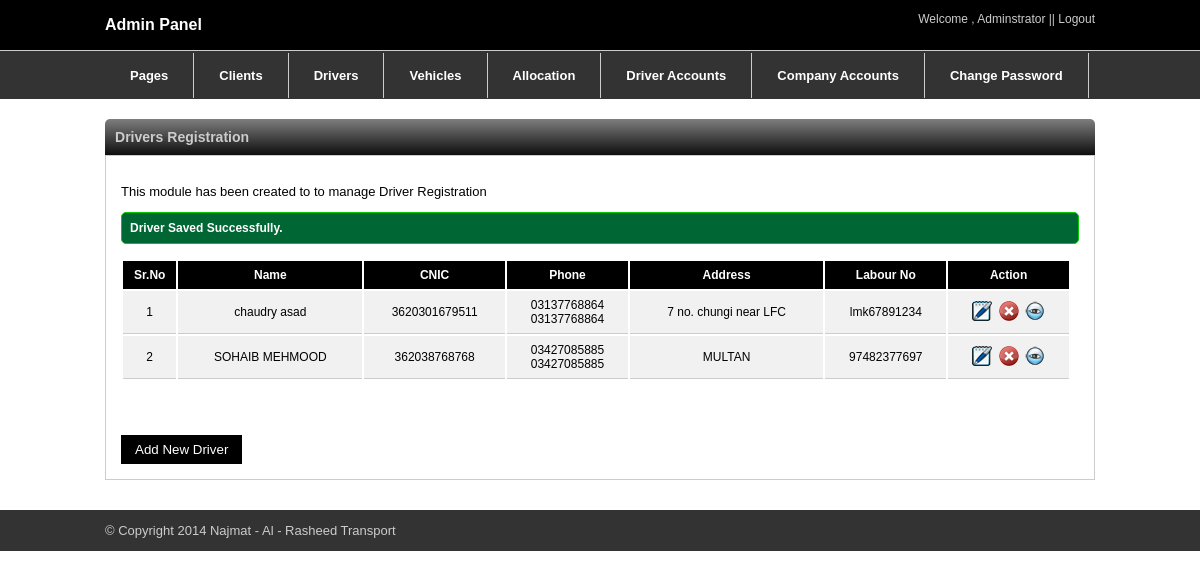
/admin/driver.php?msg2=ssuccess (signed in), run on the app's committed database.
### tables this page shows
CREATE TABLE IF NOT EXISTS `drivers` (
  `id` int(11) NOT NULL AUTO_INCREMENT,
  `finame` varchar(255) NOT NULL,
  `lname` varchar(255) NOT NULL,
  `fname` varchar(255) NOT NULL,
  `cnic` varchar(255) NOT NULL,
  `phone1` varchar(255) NOT NULL,
  `phone2` varchar(255) NOT NULL,
  `address` varchar(255) NOT NULL,
  `lis_no` varchar(255) NOT NULL,
  `lis_exdate` date NOT NULL,
  `visa_no` varchar(255) NOT NULL,
  `visa_exdate` date NOT NULL,
  `pass_no` varchar(255) NOT NULL,
  `pass_exdate` varchar(255) NOT NULL,
  `lab_no` varchar(255) NOT NULL,
  `lab_exdate` date NOT NULL,
  `image` varchar(255) NOT NULL,
  PRIMARY KEY (`id`)
);

### admin/driver.php (the view, shortened to what this page needs)
<?php
include("themes/header.php");
?>
<br />
<div class="container">
<div class="titleheader">
<h3>Drivers Registration</h3>
</div>
<div class="outer-container">
<p class="text">This module has been created to to manage Driver Registration</p>
<?php if(isset($_GET['msg2'])=="ssuccess"){ ?>
<div class="n_ok"><p>Driver Saved Successfully.</p></div>
<?php }?>
<table class="listing" style="width:950px;">
<tr>
<th>Sr.No</th>
<th>Name</th>
<th>CNIC</th>
<th>Phone</th>
<th>Address</th>
<th>Labour No</th>
<th>Action</th>
</tr>
<?php
$max = 10;
if(isset($_GET['pg'])){
$p = $_GET['pg'];
}
else
{
$p = 1;
}
$limits = (int)($p - 1) * $max;
$q1="select * from drivers limit " . $limits . "," . $max;
$result=mysql_query($q1);
if(mysql_num_rows($result)>0)
{
$count=1;
while($row=mysql_fetch_array($result))
{
?>
<tr>
<td  align="center"><?php echo $count++; ?></td>
<td><?php echo $row['finame'];?>&nbsp;<?php echo $row['lname'];?></td>
<td><?php echo $row['cnic'];?></td>
<td><?php echo $row['phone1'];?> <br /> <?php echo $row['phone2'];?></td>
<td><?php echo $row['address'];?></td>
<td><?php echo $row['lab_no'];?></td>
<td>
<a href="edit_driver.php?id=<?php echo $row['id']; ?>" title="Edit"><img src="images/edit.png" alt="EDIT"></a>&nbsp;
<a href="del_driver.php?id=<?php echo $row['id'];?>" title="Delete"><img src="images/delete.png" alt="DELETE"></a>&nbsp;
<a href="view_driver.php?id=<?php echo $row['id'];?>" title="view"><img src="images/view.png" alt="EDIT"></a>
</td>
</tr>
<?php }$count++;} ?>
</table>
<div class="pagination">
</div>
<a href="add_driver.php"><input type="button" name="sumit" class="add" value="Add New Driver" ></a>
</div>
</div>
<br />
<br />
<?php include("themes/footer.php"); ?>

### admin/css/style.css (style rules this page uses)
input { outline: none; }
body { margin:0px; padding:0px; }
.container { margin:0 auto; width:990px; }
.titleheader h3 { margin:0px; padding:10px; }
.titleheader { float: left; width: 100%; font-family: arial; font-size: 12px; background: #7d7e7d; background: -moz-linear-gradient(top, #7d7e7d 0%, #0e0e0e 100%); background: -webkit-gradient(linear, left top, left bottom, color-stop(0%,#7d7e7d), color-stop(100%,#0e0e0e)); background: -webkit-linear-gradient(top, #7d7e7d 0%,#0e0e0e 100%); background: -o-linear-gradient(top, #7d7e7d 0%,#0e0e0e 100%); background: -ms-linear-gradient(top, #7d7e7d 0%,#0e0e0e 100%); background: linear-gradient(to bottom, #7d7e7d 0%,#0e0e0e 100%); filter: progid:DXImageTransform.Microsoft.gradient( startColorstr='#7d7e7d', endColorstr='#0e0e0e',GradientType=0 ); border-top-right-radius:5px; border-top-left-radius:5px; color: #ccc; margin-top: 20px; }
.outer-container { float: left; width: 958px; background-color: #fff; border: 1px solid #ccc; padding: 15px; margin-bottom: 20px; }
.text { font-family:arial; font-size:13px; }
th { background-color:#000000; font-family:Arial, Helvetica, sans-serif; color:#fff; font-size:12px; font-weight:bold; padding-top: 7px; padding-bottom: 7px; }
td { font-family: Arial, Helvetica, sans-serif; font-size: 12px; text-align: center; padding-top: 7px; padding-bottom: 7px; border-bottom: 1px solid #ccc; background-color: #f1f1f1; }
.add { background-color: #000; padding: 7px 14px; color: #fff; border: none; margin-top: 20px; }
.pagination { margin: 5px auto; padding: 12px 0; text-align: center; }
.n_ok { background: none repeat scroll 0 0 #006633; border: 1px solid #00CC00; border-radius: 5px; font-family: Arial,Helvetica,sans-serif; font-size: 12px; font-weight: bold; padding: 8px; margin-bottom:15px; }
.n_ok p { margin:0px; color:#FFFFFF; }

### data on the page
drivers: finame "chaudry", lname "asad", cnic "3620301679511", phone1 "03137768864", phone2 "03137768864", address "7 no. chungi near LFC", lab_no "lmk67891234"
drivers: finame "SOHAIB", lname "MEHMOOD", cnic "362038768768", phone1 "03427085885", phone2 "03427085885", address "MULTAN", lab_no "97482377697"
